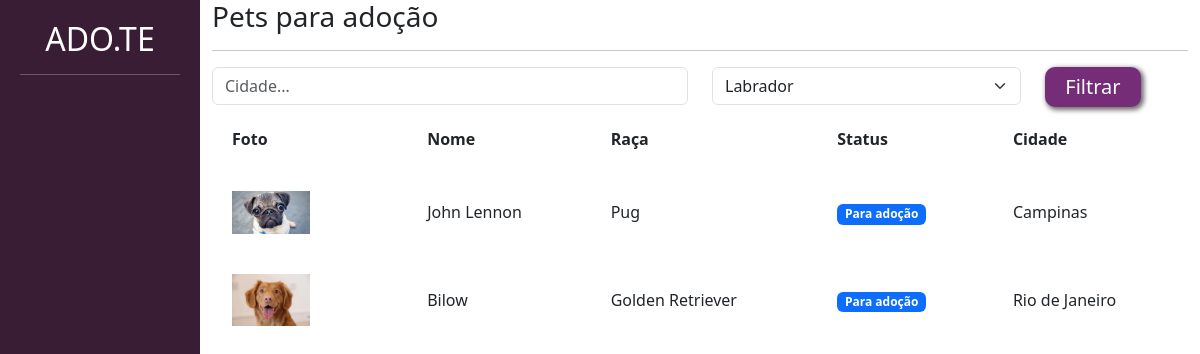
/adopt/, run on the app's committed database.
### disclose/models.py (models this page shows, shortened)
class Pet(models.Model):
    choices_status = (('P', 'Para adoção'),
                      ('A', 'Adotado'))
    user = models.ForeignKey(User, on_delete=models.DO_NOTHING)
    picture = models.ImageField(upload_to="pet_pictures", default='default-picture.jpg')
    petname = models.CharField(max_length=50)
    description = models.TextField()
    state = models.CharField(max_length=50)
    city = models.CharField(max_length=50)
    phone = models.CharField(max_length=14)
    breed = models.ForeignKey(Breed, on_delete=models.DO_NOTHING)
    tags = models.ManyToManyField(Tag)
    status = models.CharField(max_length=1, choices=choices_status, default='P')

class Breed(models.Model):
    breed = models.CharField(max_length=50)
    def __str__(self):
        return self.breed

### adopt/views.py (the view)
# urls.py: path('', views.list_pets, name="list_pets"),
def list_pets(request):
    if request.method == "GET":
        pets = Pet.objects.filter(status="P")
        breeds = Breed.objects.all()
        city = request.GET.get('city')
        breed_filter = request.GET.get('breed')
        if city:
            pets = pets.filter(city__icontains=city)
        if breed_filter:
            pets = pets.filter(breed__id=breed_filter)
            breed_filter = Breed.objects.get(id=breed_filter)
        return render(request, 'list_pets.html', {'pets': pets, 'breeds': breeds, 'city': city, 'breed_filter': breed_filter})

### adopt/templates/list_pets.html (shortened to what this page needs)
{% load static %}
<!doctype html>
<html lang="pt-BR">
    <head>
    <link href="https://cdn.jsdelivr.net/npm/bootstrap@5.3.0-alpha1/dist/css/bootstrap.min.css" rel="stylesheet">
    <link href="{% static 'adopt/css/list_pets.css' %}" rel="stylesheet">
    </head>
    <body>
        <div class="container-fluid">
            <div class="row">
                <div class="col-md-2 bg-side sidebar">
                    <h2>ADO.TE</h2>
                    <hr>
                </div>
                <div class="col-md">
                    <div class="wrapper">
                        <div class="box width80">
                            <h3 class="font-vinho">Pets para adoção</h3>
                            <hr>
                            <form action="{% url 'list_pets' %}" method="GET">
                                <div class="row">
                                    <div class="col-md-6">
                                        <input type="text" placeholder="Cidade..." value="{% if city %}{{city}}{% endif %}" name="city" class="form-control">
                                    </div>
                                    <div class="col-md-4">
                                        <select class="form-select" name="breed">
                                            {% for breed in breeds %}
                                                <option {% if breed_filter.id == breed.id %}selected{% endif %} value="{{breed.id}}">{{breed}}</option>
                                            {% endfor%}
                                        </select>
                                    </div>
                                    <div class="col-md-2">
                                        <input type="submit" class="btn-custom-secondary" value="Filtrar">
                                    </div>
                                </div>
                            </form>
                             <table class="tabela" cellpadding="20">
                                <tr>
                                    <th>Foto</th>
                                    <th>Nome</th>
                                    <th>Raça</th>
                                    <th>Status</th>
                                    <th>Cidade</th>
                                </tr>
                                {% for pet in pets %}
                                    <tr class="tabela-linha">
                                        <td width="20%">
                                            {% if pet.picture %}
                                                    <a href="{% url 'show_pet' pet.id %}"><img width="50%" src="{{pet.picture.url}}"></a>
                                                {% else %}
                                                    <a href="{% url 'show_pet' pet.id %}"><img width="50%" src="/media/pet_pictures/default-picture.jpg"></a>
                                                {% endif %}
                                        </td>
                                        <td>
                                            {{pet.petname}}
                                        </td>
                                        <td>
                                            {{pet.breed}}
                                        </td>
                                        <td>
                                            {% if pet.status == "P" %}
                                                <span class="badge text-bg-primary">Para adoção</span>
                                            {% elif pet.status == "A" %}
                                                <span class="badge text-bg-success">Adotado</span>
                                            {% endif%}
                                        </td>
                                        <td>
                                            {{pet.city}}
                                        </td>
                                    </tr>
                                {% endfor %}
                            </table>
                        </div>
                    </div>
                </div>
            </div>
        </div>
    </body>
</html>

### templates/static/adopt/css/list_pets.css (style rules this page uses)
.btn-custom-secondary { background-color: #762D77; border: none; box-shadow: 2px 2px 5px 1px rgb(108, 108, 108); color: white; font-size: 20px; padding: 5px 20px 5px 20px; border-radius: 10px; }
.sidebar { text-align: center; padding: 20px; color: white; background-color: #391D34; height: 100vh; }
span { border-radius: 10px; font-weight: bold; padding-left: 10px; padding-right: 10px; }

### data on the page
Pet: picture (picture), petname "John Lennon", breed "Pug", status "Para adoção", city "Campinas"
Pet: picture (picture), petname "Bilow", breed "Golden Retriever", status "Para adoção", city "Rio de Janeiro"

### other printed values
form field breed "Labrador"
